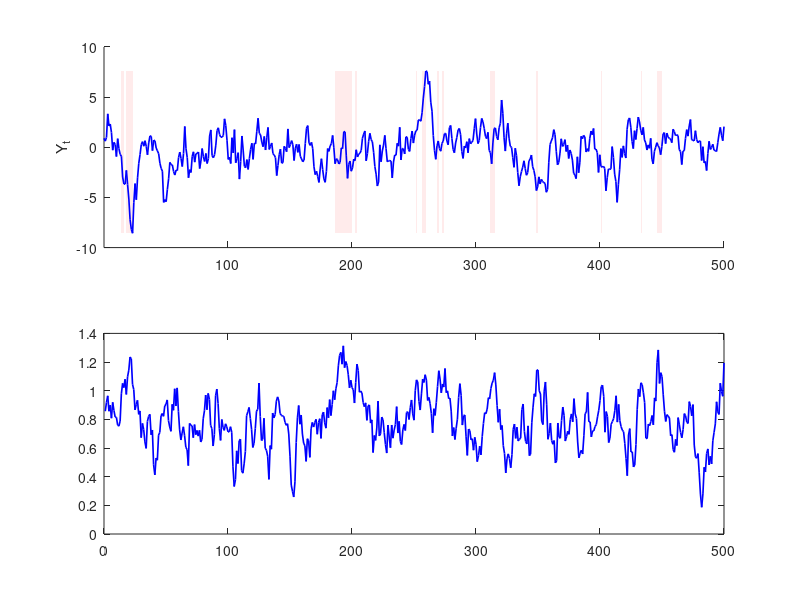

This figure's MATLAB source: (Note: this script raises an error after producing the figure.)
%% Doubly AR(1)-AR(1)
N = 500;

mu = 0.8;
a = 0.85;
delta = mu*(1-a);

sigma_eps = 1;
sigma_zeta = 0.1;

eps = sigma_eps*randn(N,1);
zeta = sigma_zeta*randn(N,1);
y = zeros(N,1);
phi = zeros(N,1);

phi(1) = mu + zeta(1);
y(1) = phi(1) + eps(1);

for t = 2:N
    phi(t) = a * phi(t-1) + delta + zeta(t);
    y(t) = phi(t)*y(t-1) + eps(t);
end

% Plot the Simulation
figName = ['mu' num2str(mu) '_a' num2str(a)];
figure('Name',figName);
%sgtitle('Simulation of Doubly AR(1)-AR(1) Model');

% === Subplot 1: Y_t with highlighted background ===
subplot(2,1,1)
hold on

% Determine regions where |phi| >= 1
idx = abs(phi) >= 1;

% Get start and end points of consecutive |phi| >= 1 segments
d_idx = diff([0; idx; 0]);
startPts = find(d_idx == 1);
endPts = find(d_idx == -1) - 1;

% Shade the regions
yl = [min(y) max(y)];
for i = 1:length(startPts)
    fill([startPts(i) endPts(i) endPts(i) startPts(i)], ...
         [yl(1) yl(1) yl(2) yl(2)], ...
         [1 0.9 0.9], 'EdgeColor', 'none', 'FaceAlpha', 0.8);
end

% Plot the Y_t line on top
plot(y, 'b', 'LineWidth', 1.2)
ylabel('Y_t')
xlim([1 N])
%title('Y_t with Highlighted |phi_t| ≥ 1 Regions')
hold off

% === Subplot 2: Phi_t ===
subplot(2,1,2)
plot(phi, 'b', 'LineWidth', 1.2)
hold on
yline(1, 'k--', 'LineWidth', 1.2)
yline(-1, 'k--', 'LineWidth', 1.2)
ylabel('\Phi_t')
ylim([min(min(phi)*1.5, 0), max(max(phi)*1.2,0)])
hold off
